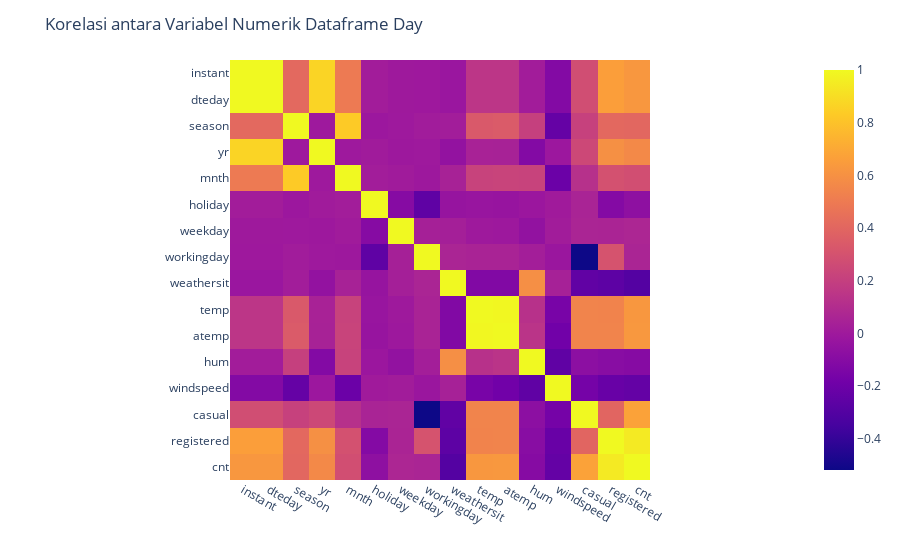

Notebook code for this chart:
### Markdown cell above
###Eksplor korelasi antar fitur

### Code cell
correlation_matrix_day = day_df.corr()
fig = px.imshow(correlation_matrix_day)
fig.update_layout(title="Korelasi antara Variabel Numerik Dataframe Day")
fig.show()

### Figure 1 — Plotly figure (JSON) as saved in the notebook; plotly's stock layout.template omitted (floating-point values rounded to 4 significant figures; data arrays with more than 128 entries replaced by an {"elided": "..."} marker saying what was removed)
{"data": [{"coloraxis": "coloraxis", "hovertemplate": "x: %{x}<br>y: %{y}<br>color: %{z}<extra></extra>", "name": "0", "type": "heatmap", "x": ["instant", "dteday", "season", "yr", "mnth", "holiday", "weekday", "workingday", "weathersit", "temp", "atemp", "hum", "windspeed", "casual", "registered", "cnt"], "xaxis": "x", "y": ["instant", "dteday", "season", "yr", "mnth", "holiday", "weekday", "workingday", "weathersit", "temp", "atemp", "hum", "windspeed", "casual", "registered", "cnt"], "yaxis": "y", "z": {"elided": "16x16 float values"}}], "layout": {"coloraxis": {"colorscale": [[0, "#0d0887"], [0.1111, "#46039f"], [0.2222, "#7201a8"], [0.3333, "#9c179e"], [0.4444, "#bd3786"], [0.5556, "#d8576b"], [0.6667, "#ed7953"], [0.7778, "#fb9f3a"], [0.8889, "#fdca26"], [1, "#f0f921"]]}, "margin": {"t": 60}, "title": {"text": "Korelasi antara Variabel Numerik Dataframe Day"}, "xaxis": {"anchor": "y", "constrain": "domain", "domain": [0, 1], "scaleanchor": "y"}, "yaxis": {"anchor": "x", "autorange": "reversed", "constrain": "domain", "domain": [0, 1]}}}
